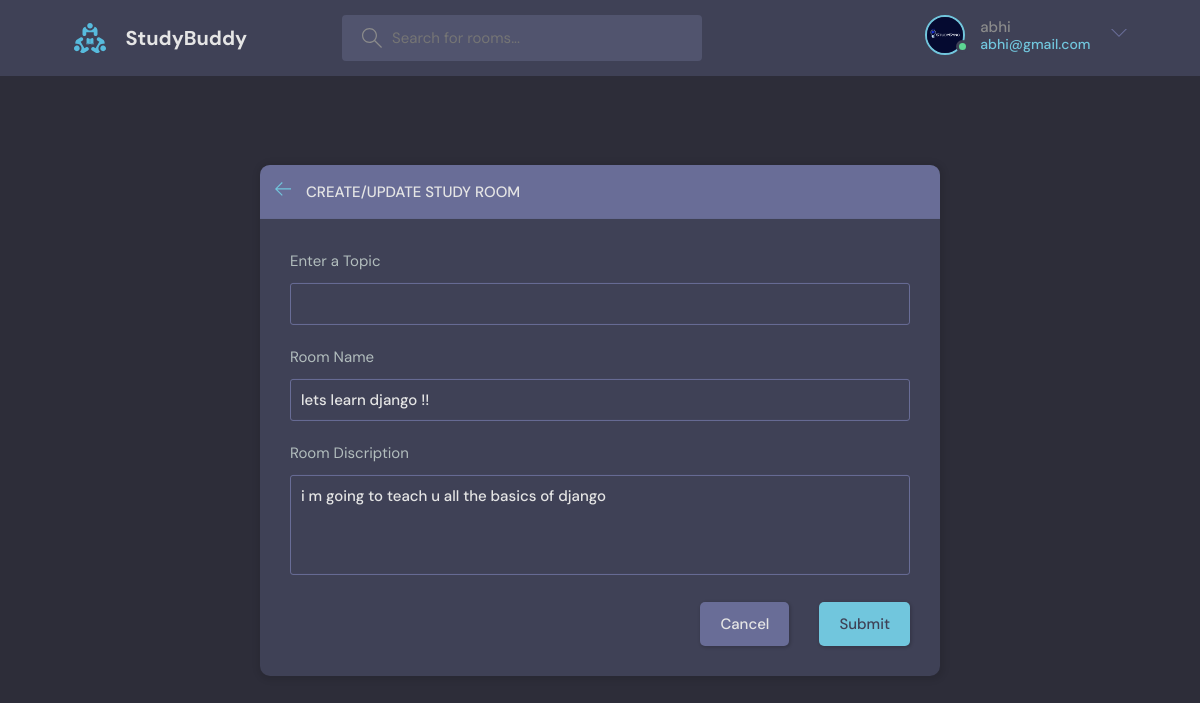
/update_room/1/ (signed in), run on the app's committed database.
### base/models.py (models this page shows, shortened)
class User(AbstractUser):
    name = models.CharField(max_length=200, null=True)
    email = models.EmailField(unique=True, null=True)
    bio = models.TextField(null=True)
    avatar = models.ImageField(null=True, default="avatar.svg")
    USERNAME_FIELD = 'email'
    REQUIRED_FIELDS = []

class Room(models.Model):
    host = models.ForeignKey(User,  on_delete=models.SET_NULL, null=True)
    topic = models.ForeignKey(Topic,  on_delete=models.SET_NULL, null=True)
    name = models.CharField(max_length=200)
    discription = models.TextField(null=True, blank=True)
    participants = models.ManyToManyField(
        User, related_name='Participants', blank=True)
    updated = models.DateTimeField(auto_now=True)
    created = models.DateTimeField(auto_now_add=True)
    class Meta:
        ordering = ('-updated', '-created')

### base/views.py (the view, shortened to what this page needs)
# urls.py: path("update_room/<str:pk>/", views.Update_room, name="update_room"),
@login_required(login_url='authPage')
def Update_room(request, pk):
    room = Room.objects.get(id=pk)
    form = Room_form(instance=room)
    topic = Topic.objects.all()
    if request.user != room.host:
        return HttpResponse('you are not allowed !!')
    context = {'form': form, "topics": topic}
    return render(request, "base/room_form.html", context)

### base/form.py
class Room_form(ModelForm):
    class Meta:
        model = Room
        fields = '__all__'
        exclude = ['host', 'participants']

### base/templates/base/room_form.html (shortened to what this page needs)
{% extends 'main.html' %} {% block content %}
<main class="create-room layout">
  <div class="container">
    <div class="layout__box">
      <div class="layout__boxHeader">
        <div class="layout__boxTitle">
          <a href="{{request.META.HTTP_REFERER}}">
            <svg
              version="1.1"
              xmlns="http://www.w3.org/2000/svg"
              width="32"
              height="32"
              viewBox="0 0 32 32"
            >
              <title>arrow-left</title>
              <path
                d="M13.723 2.286l-13.723 13.714 13.719 13.714 1.616-1.611-10.96-10.96h27.625v-2.286h-27.625l10.965-10.965-1.616-1.607z"
              ></path>
            </svg>
          </a>
          <h3>Create/Update Study Room</h3>
        </div>
      </div>
      <div class="layout__body">
        <form class="form" action="" method="POST">
          <div class="form__group">
            <label for="room_topic">Enter a Topic</label>
            <input
              required
              type="text"
              value="{{room.topic.name}}"
              name="topic"
              list="topic-list"
            />
          </div>
          <div class="form__group">
            <label for="room_name">Room Name</label>
            {{form.name}}
          </div>
          <div class="form__group">
            <label for="room_discription" name="discription"
              >Room Discription</label
            >
            {{form.discription}}
          </div>
          <div class="form__action">
            <a class="btn btn--dark" href="{{request.META.HTTP_REFERER}}"
              >Cancel</a
            >
            <button class="btn btn--main" type="submit">Submit</button>
          </div>
        </form>
      </div>
    </div>
  </div>
</main>
{% endblock content %}

### templates/navbar.html (shortened to what this page needs)
{% load static%}
<header class="header header--loggedIn">
  <div class="container">
    <a href=" {% url 'home' %}" class="header__logo">
      <img src="{% static 'images/logo.svg' %}" />
      <h1>StudyBuddy</h1>
    </a>
    <form class="header__search" method="GET" action="{% url 'home' %}">
      <label>
        <input name="q" placeholder="Search for rooms..." />
      </label>
    </form>
    <nav class="header__menu">
      {% if request.user.is_authenticated %}
      <div class="header__user">
        <a href="{% url 'user_Profile' request.user %}">
          <div class="avatar avatar--medium active">
            <img src="{{request.user.avatar.url}}"/>
          </div>
          <p>{{request.user.username}} <span>{{request.user}}</span></p>
        </a>
        <button class="dropdown-button">
          <svg
            version="1.1"
            xmlns="http://www.w3.org/2000/svg"
            width="32"
            height="32"
            viewBox="0 0 32 32"
          >
            <title>chevron-down</title>
            <path d="M16 21l-13-13h-3l16 16 16-16h-3l-13 13z"></path>
          </svg>
        </button>
      </div>
      {% else %}
      <a href="{% url 'authPage' %}">
        <img src="{% static 'images/avatar.svg' %}" />
        <p>Login</p>
      </a>
      {% endif %}
    </nav>
  </div>
</header>

### data on the page
User: user.avatar (picture), user.username "abhi", user "abhi@gmail.com"
Room: name "lets learn django !!", discription "i m going to teach u all the basics of django"
